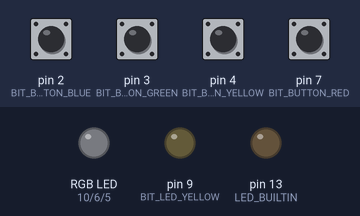
The sketch below on a simulated Arduino Uno, built with avr-gcc and run on an emulated ATmega328P. Shown: an RGB LED mixed from three pins (HIGH = lit), output pins drawn as LEDs (lit = HIGH). Inputs (shaded band) come from the test bench; at power-on: pin 2 (BIT_BUTTON_BLUE), pin 3 (BIT_BUTTON_GREEN), pin 4 (BIT_BUTTON_YELLOW), pin 7 (BIT_BUTTON_RED) HIGH. What the sketch prints to the serial monitor is not drawn.

Above: at 1.2 s.
1.3 s: pin 2 (BIT_BUTTON_BLUE) pulled LOW for 0.15 s
At 1.37 s:
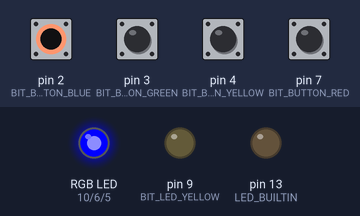
2.9 s: pin 3 (BIT_BUTTON_GREEN) pulled LOW for 0.15 s
At 2.97 s:
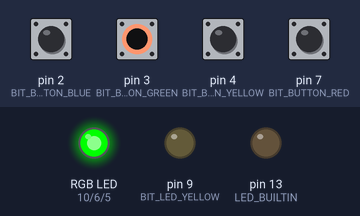
4.5 s: pin 4 (BIT_BUTTON_YELLOW) pulled LOW for 0.15 s
At 4.57 s:
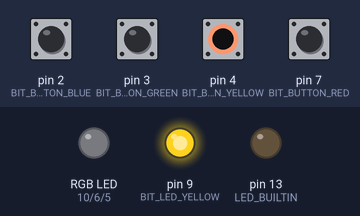
6.1 s: pin 7 (BIT_BUTTON_RED) pulled LOW for 0.15 s
At 6.17 s:
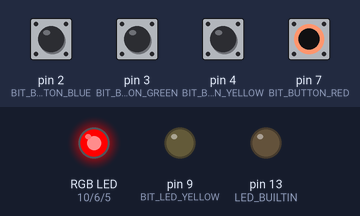
7.7 s: pin 2 (BIT_BUTTON_BLUE) driven LOW and pin 3 (BIT_BUTTON_GREEN) driven LOW
At 8.4 s:
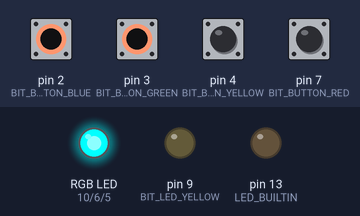
9.2 s: pin 4 (BIT_BUTTON_YELLOW) pulled LOW for 1 s
At 10.0 s:
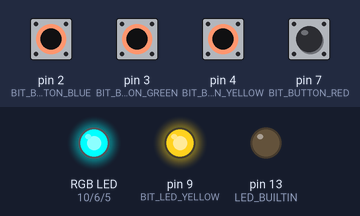
Timing chart, 0 to 12.2 s (numbered marks = the images above; inputs shaded):
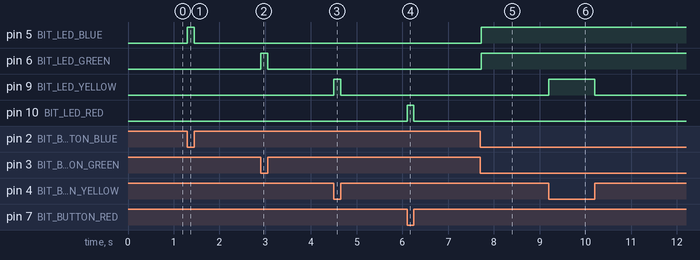

The sketch:

FinalProjectYu.ino
```cpp
//Final Project
#define BIT_ANA A0
#define BIT_BRIGHT A1

int potReading;
int redCounter = 0;
int yellowCounter = 0;
int greenCounter = 0;
int blueCounter = 0;

String inputString = "";              // a String to hold incoming data
volatile bool stringComplete = false; // whether the string is complete

//INTERRUPTS
// TRACK PORTD CHANGE
volatile uint8_t portdhistory = 0xFF;

//OUTPUT PORTS AND BITS
#define PORT_LED_RED PORTB
#define BIT_LED_RED 2
#define PORT_LED_YELLOW PORTB
#define BIT_LED_YELLOW 1
#define PORT_LED_GREEN PORTD
#define BIT_LED_GREEN 6
#define PORT_LED_BLUE PORTD
#define BIT_LED_BLUE 5

#define BIT_RGB_RED 11
#define BIT_RGB_GREEN 12
#define BIT_RGB_BLUE 13

//DEFINE INPUT PINS
#define PORT_BUTTON PORTD
#define PIN_BUTTON PIND
#define BIT_BUTTON_BLUE 2
#define BIT_BUTTON_GREEN 3
#define BIT_BUTTON_YELLOW 4
#define BIT_BUTTON_RED 7

// MAIN EVENT FLAG
volatile int mainEventFlags = 0;
#define FLAG_RED 0x01
#define FLAG_YELLOW 0x02
#define FLAG_GREEN 0x04
#define FLAG_BLUE 0x08

volatile int signalFlags = 0;
#define SIGNAL_RED 0x01
#define SIGNAL_YELLOW 0x02
#define SIGNAL_GREEN 0x04
#define SIGNAL_BLUE 0x08

unsigned long yellowTimerMS = 0;
uint8_t isYellowRunning = 0;
unsigned long redTimerMS = 0;
uint8_t isRedRunning = 0;
unsigned long greenTimerMS = 0;
uint8_t isGreenRunning = 0;
unsigned long blueTimerMS = 0;
uint8_t isBlueRunning = 0;

unsigned long priorTimeMS = 0;

void setup()
{
    // SET OUTPUT PORTS
    DDRB |= _BV(BIT_LED_RED) | _BV(BIT_LED_YELLOW);
    DDRD |= _BV(BIT_LED_GREEN) | _BV(BIT_LED_BLUE);

    // SET PULLUP RESISTORS
    PORT_BUTTON |= _BV(BIT_BUTTON_RED);
    PORT_BUTTON |= _BV(BIT_BUTTON_YELLOW);
    PORT_BUTTON |= _BV(BIT_BUTTON_GREEN);
    PORT_BUTTON |= _BV(BIT_BUTTON_BLUE);

    Serial.begin(9600);
    inputString.reserve(200);
    pinMode(LED_BUILTIN, OUTPUT);

    PCICR = _BV(PCIE2);
    PCMSK2 = _BV(PCINT19) | _BV(PCINT18) | _BV(PCINT20) | _BV(PCINT23);
    sei();
}

void loop()
{
    unsigned long currentTimeMS = millis();
    unsigned long elapsedTimeMS = currentTimeMS - priorTimeMS;
    priorTimeMS = currentTimeMS;

    ledONOFF();

    if (stringComplete)
    {
        // Do stuff with the message.
        if (inputString.equalsIgnoreCase("START RED"))
        {
            signalFlags |= SIGNAL_RED;
            isRedRunning = 1;
        }
        else if (inputString.equalsIgnoreCase("START YELLOW"))
        {
            signalFlags |= SIGNAL_YELLOW;
            isYellowRunning = 1;
        }
        else if (inputString.equalsIgnoreCase("START GREEN"))
        {
            signalFlags |= SIGNAL_GREEN;
            isGreenRunning = 1;
        }
        else if (inputString.equalsIgnoreCase("START BLUE"))
        {
            signalFlags |= SIGNAL_BLUE;
            isBlueRunning = 1;
        }else if(inputString.equalsIgnoreCase("RESTART"))
        {
            timerReset();
            signalFlags = 0;
            isRedRunning = 0;
            isYellowRunning = 0;
            isGreenRunning = 0;
            isBlueRunning = 0;
        }

        // Prepare for the next message
        inputString = "";
        stringComplete = false;
    }

    // interrupts();

    if (mainEventFlags & FLAG_RED)
    {
        delay(20);
        mainEventFlags &= ~FLAG_RED;
        if (bit_is_clear(PIN_BUTTON, BIT_BUTTON_RED))
        {
            if (signalFlags & SIGNAL_RED)
            {
                isRedRunning = 0;
                Serial.print("POT ");
                Serial.print(redTimerMS / 1000);
                Serial.print(".");
                Serial.print(redTimerMS / 100 % 10);
                Serial.print(redTimerMS % 100 / 10);
                Serial.println(redTimerMS % 10);
                signalFlags &= ~SIGNAL_RED;
                timerReset();
            }
            else
            {
                Serial.println("ERROR ");
                timerReset();
            }
        }
    }

    if (mainEventFlags & FLAG_YELLOW)
    {
        delay(20);
        mainEventFlags &= ~FLAG_YELLOW;
        if (bit_is_clear(PIN_BUTTON, BIT_BUTTON_YELLOW))
        {
            if (signalFlags & SIGNAL_YELLOW)
            {
                isYellowRunning = 0;
                Serial.print("POT ");
                Serial.print(yellowTimerMS / 1000);
                Serial.print(".");
                Serial.print(yellowTimerMS / 100 % 10);
                Serial.print(yellowTimerMS % 100 / 10);
                Serial.println(yellowTimerMS % 10);
                signalFlags &= ~SIGNAL_YELLOW;
                timerReset();
            }
            else
            {
                Serial.print("ERROR ");
                timerReset();
            }
        }
    }

    if (mainEventFlags & FLAG_GREEN)
    {
        delay(20);
        mainEventFlags &= ~FLAG_GREEN;
        if (bit_is_clear(PIN_BUTTON, BIT_BUTTON_GREEN))
        {
            if (signalFlags & SIGNAL_GREEN)
            {
                isYellowRunning = 0;
                Serial.print("POT ");
                Serial.print(greenTimerMS / 1000);
                Serial.print(".");
                Serial.print(greenTimerMS / 100 % 10);
                Serial.print(greenTimerMS % 100 / 10);
                Serial.println(greenTimerMS % 10);
                signalFlags &= ~SIGNAL_GREEN;
                timerReset();
            }
            else
            {
                Serial.print("ERROR ");
                timerReset();
            }
        }
    }

    if (mainEventFlags & FLAG_BLUE)
    {
        delay(20);
        mainEventFlags &= ~FLAG_BLUE;
        if (bit_is_clear(PIN_BUTTON, BIT_BUTTON_BLUE))
        {
            if (signalFlags & SIGNAL_BLUE)
            {
                isBlueRunning = 0;
                Serial.print("POT ");
                Serial.print(blueTimerMS / 1000);
                Serial.print(".");
                Serial.print(blueTimerMS / 100 % 10);
                Serial.print(blueTimerMS % 100 / 10);
                Serial.println(blueTimerMS % 10);
                signalFlags &= ~SIGNAL_BLUE;
                timerReset();
            }
            else
            {
                Serial.print("ERROR ");
                timerReset();
            }
        }
    }

    if (isRedRunning)
    {
        redTimerMS += elapsedTimeMS;
    }

    if (isYellowRunning)
    {
        yellowTimerMS += elapsedTimeMS;
    }

    if (isGreenRunning)
    {
        greenTimerMS += elapsedTimeMS;
    }

    if (isBlueRunning)
    {
        blueTimerMS += elapsedTimeMS;
    }
}

void timerReset()
{
    redTimerMS = 0;
    yellowTimerMS = 0;
    greenTimerMS = 0;
    blueTimerMS = 0;
    isRedRunning = 0;
    isYellowRunning = 0;
    isGreenRunning = 0;
    isBlueRunning = 0;
}
void ledONOFF()
{
    if (bit_is_clear(PIN_BUTTON, BIT_BUTTON_RED))
    {
        PORT_LED_RED |= _BV(BIT_LED_RED);
    }
    else
    {
        PORT_LED_RED &= ~_BV(BIT_LED_RED);
    }

    if (bit_is_clear(PIN_BUTTON, BIT_BUTTON_YELLOW))
    {
        PORT_LED_YELLOW |= _BV(BIT_LED_YELLOW);
    }
    else
    {
        PORT_LED_YELLOW &= ~_BV(BIT_LED_YELLOW);
    }

    if (bit_is_clear(PIN_BUTTON, BIT_BUTTON_GREEN))
    {
        PORT_LED_GREEN |= _BV(BIT_LED_GREEN);
    }
    else
    {
        PORT_LED_GREEN &= ~_BV(BIT_LED_GREEN);
    }

    if (bit_is_clear(PIN_BUTTON, BIT_BUTTON_BLUE))
    {
        PORT_LED_BLUE |= _BV(BIT_LED_BLUE);
    }
    else
    {
        PORT_LED_BLUE &= ~_BV(BIT_LED_BLUE);
    }
}

void serialEvent()
{
    while (Serial.available())
    {
        char inChar = (char)Serial.read();
        if (inChar == '\n')
        {
            stringComplete = true;
        }
        else
        {
            inputString += inChar;
        }
    }
}

ISR(PCINT2_vect)
{
    uint8_t changedbits;
    changedbits = PIND ^ portdhistory;
    portdhistory = PIND;

    if (changedbits & _BV(BIT_BUTTON_RED))
    {
        if (bit_is_clear(PIN_BUTTON, BIT_BUTTON_RED))
        {
            mainEventFlags |= FLAG_RED;
        }
    }

    if (changedbits & _BV(BIT_BUTTON_YELLOW))
    {
        if (bit_is_clear(PIN_BUTTON, BIT_BUTTON_YELLOW))
        {
            mainEventFlags |= FLAG_YELLOW;
        }
    }

    if (changedbits & _BV(BIT_BUTTON_GREEN))
    {
        if (bit_is_clear(PIN_BUTTON, BIT_BUTTON_GREEN))
        {
            mainEventFlags |= FLAG_GREEN;
        }
    }

    if (changedbits & _BV(BIT_BUTTON_BLUE))
    {
        if (bit_is_clear(PIN_BUTTON, BIT_BUTTON_BLUE))
        {
            mainEventFlags |= FLAG_BLUE;
        }
    }
}
```

Measured:
- after the input at 1.3 s, pin 5 (BIT_LED_BLUE): LOW → HIGH at once, → LOW 0.15 s later
- after the input at 2.9 s, pin 6 (BIT_LED_GREEN): LOW → HIGH at once, → LOW 0.15 s later
- after the input at 4.5 s, pin 9 (BIT_LED_YELLOW): LOW → HIGH at once, → LOW 0.15 s later
- after the input at 6.1 s, pin 10 (BIT_LED_RED): LOW → HIGH at once, → LOW 0.15 s later
- after the input at 7.7 s, pin 5 (BIT_LED_BLUE), pin 6 (BIT_LED_GREEN): LOW → HIGH at once
- after the input at 9.2 s, pin 9 (BIT_LED_YELLOW): LOW → HIGH at once, → LOW 1.0 s later
